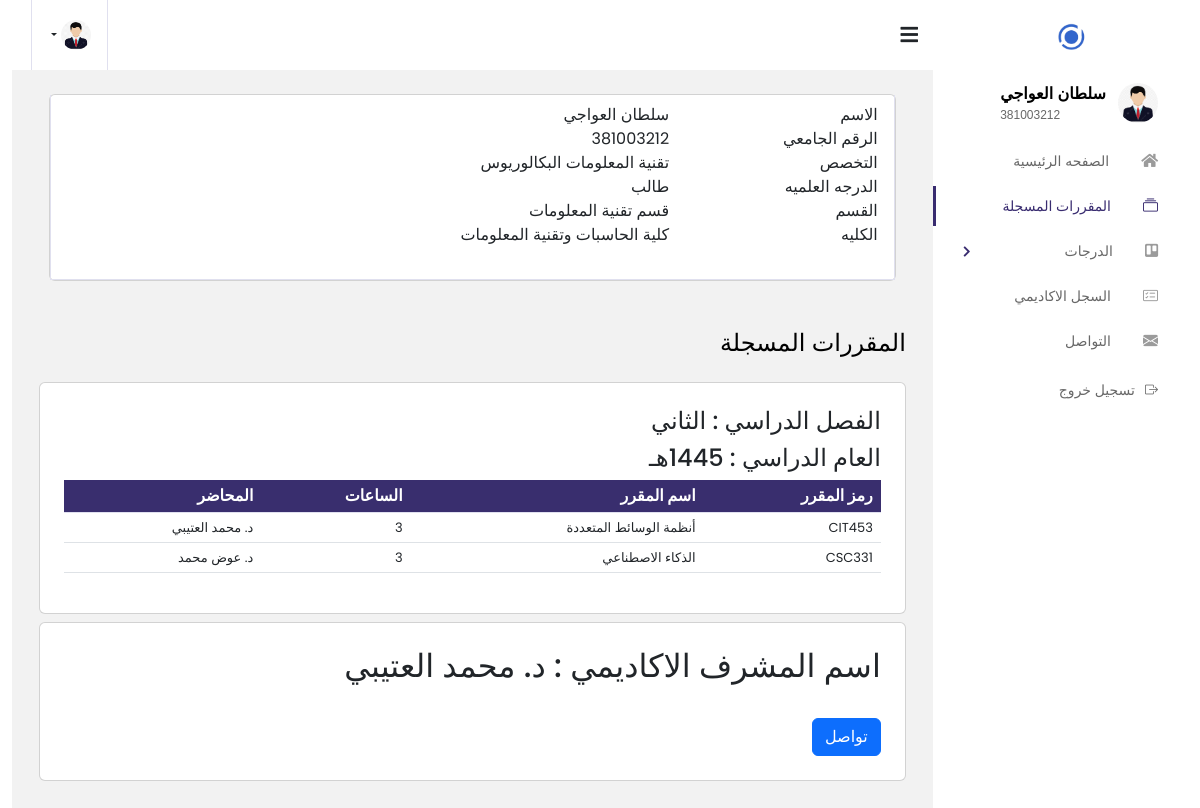
/Actors/student/Current_Semester.php (signed in), run on the app's committed database.
### tables this page shows
CREATE TABLE `programs` (
  `Program_ID` int(6) NOT NULL,
  `Program_Name` varchar(50) NOT NULL
);

CREATE TABLE `departments` (
  `Department_ID` int(4) NOT NULL,
  `Department_Name` varchar(100) NOT NULL
);

CREATE TABLE `colleges` (
  `College_ID` int(2) NOT NULL,
  `College_Name` varchar(100) NOT NULL
);

CREATE TABLE `current_semester` (
  `student_id` int(9) NOT NULL,
  `subject_code` varchar(6) NOT NULL,
  `Faculty_member_ID` int(6) NOT NULL,
  `Semester_Number` int(3) NOT NULL
);

### config/app.php (called while the page is built)
<?php
$config =[
    'app_url' => 'http://127.0.0.1/project/',
    'admin' => 'http://127.0.0.1/project/admin',
    'mail' =>'http://127.0.0.1/project/mail/index2.php',
    'Actors' => 'http://127.0.0.1/project/Actors/'
];
?>

### Actors/student/Current_Semester.php (the view, shortened to what this page needs)
<!DOCTYPE html>
<html lang="en">
<head>
  <link href="https://cdn.jsdelivr.net/npm/bootstrap-icons@1.7.2/font/bootstrap-icons.css" rel="stylesheet">
  <?php
    $navbar_path = "tools/css.php";
for ($i = 0; $i < 9; $i++) {
    $path = str_repeat("../", $i) . $navbar_path;
    if (file_exists($path)) {
      include $path;
        break;
    }
}?>
</head>
<body class="rtl">
  <div class="container-scroller">
<?php
$navbar_path = "Navbar/rtl/nav.php";
for ($i = 0; $i < 9; $i++) {
    $path = str_repeat("../", $i) . $navbar_path;
    if (file_exists($path)) {
        include $path;
        break;
    }
}
?>
      <div class="main-panel">
        <div class="content-wrapper">
          <div class="raw">
<?php
$loading_path = "content/content.php";
for ($i = 0; $i < 9; $i++) {
    $path = str_repeat("../", $i) . $loading_path;
    if (file_exists($path)) {
        include $path;
        break;
    }
}
?>
          </div>
          <br><br>
          <div class="page-header">
            <h3 class="page-title">
المقررات المسجلة
            </h3>
          </div>
          <div class="row">
        <div class="col-xxl-12 col-md-12">
  <div class="card info-card sales-card">
    <div class="card-body">
      <div class="table-responsive">
        <table class="table">
          <thead>
          <?php
$sql = "SELECT a.Account_ID, c.subject_code, c.Semester_Number, s.subject_name, s.credit_hours, CONCAT(a2.First_Name, ' ', a2.Last_Name) AS Faculty_Name
FROM current_semester c
INNER JOIN accounts a ON a.Account_ID = c.student_id
INNER JOIN accounts a2 ON a2.Account_ID = c.Faculty_member_ID
INNER JOIN subjects s ON c.subject_code = s.subject_code
WHERE c.student_id = $_SESSION[Account_ID]
AND c.Semester_Number = (SELECT MAX(Semester_Number) FROM current_semester WHERE student_id = $_SESSION[Account_ID])
ORDER BY c.Semester_Number DESC;";
$result = $conn->query($sql);
if ($result) {
    if ($result->num_rows > 0) {
        $row = $result->fetch_assoc();
        $semester_number = $row["Semester_Number"];
        $last_digit = substr($semester_number, -1);
        $semester_name = "";
        switch ($last_digit) {
            case "2":
                $semester_name = "الثاني";
                break;
        }
        echo '<h4>الفصل الدراسي : <span>'.$semester_name.'</span></h4>';
        $academic_year = substr($semester_number, 0, 2);
        echo '<h4>العام الدراسي : 14'.$academic_year.'هـ</span></h4>';
    } else {
        echo '<div class="alert alert-danger">تنبيه: لا توجد بيانات لعرضها.</div>';
    }
} else {
    echo '<div class="alert alert-danger">تنبيه: فشل في استعلام قاعدة البيانات.</div>';
}
             ?>
            <tr>
              <th scope="col">رمز المقرر</th>
              <th scope="col">اسم المقرر</th>
              <th scope="col">الساعات</th>
              <th scope="col">المحاضر</th>
            </tr>
          </thead>
          <tbody>
          <?php
           if(isset($_SESSION['Account_ID'])) {
                        $sql = "SELECT a.Account_ID, c.subject_code, c.Semester_Number, s.subject_name, s.credit_hours, CONCAT(a2.First_Name, ' ', a2.Last_Name) AS Faculty_Name
                            FROM current_semester c
                            INNER JOIN accounts a ON a.Account_ID = c.student_id
                            INNER JOIN accounts a2 ON a2.Account_ID = c.Faculty_member_ID
                            INNER JOIN subjects s ON c.subject_code = s.subject_code
                            WHERE c.student_id = {$_SESSION['Account_ID']}
                            AND c.Semester_Number = (SELECT MAX(Semester_Number) FROM current_semester WHERE student_id = {$_SESSION['Account_ID']})
                            ORDER BY c.Semester_Number DESC;";
                        $result = $conn->query($sql);
                        if ($result->num_rows > 0) {
                            while ($row = $result->fetch_assoc()) {
                                echo '<tr>';
                                echo '<td>' . $row["subject_code"] . '</td>';
                                echo '<td>' . $row["subject_name"] . '</td>';
                                echo '<td>' . $row["credit_hours"] . '</td>';
                                echo '<td>د. ' . $row["Faculty_Name"] . '</td>';
                                echo '</tr>';
                            }
                        } else {
                            echo '<tr><td colspan="4">لا يوجد بيانات لعرضها</td></tr>';
                        }
                        }
                        ?>
          </tbody>
        </table>
      </div>
    </div>
  </div>
</div>
        <div class="col-xxl-12 col-md-12">
  <div class="card info-card sales-card">
    <div class="card-body">
      <div class="table-responsive">
<?php
  if(isset($_SESSION['Account_ID'])) {
$sql = "SELECT  a.Account_ID, c.subject_code, c.Semester_Number, s.subject_name, s.credit_hours, CONCAT(a2.First_Name, ' ', a2.Last_Name) AS Faculty_Name
FROM current_semester c
INNER JOIN accounts a ON a.Account_ID = c.student_id
INNER JOIN accounts a2 ON a2.Account_ID = c.Faculty_member_ID
INNER JOIN subjects s ON c.subject_code = s.subject_code
WHERE c.student_id = {$_SESSION['Account_ID']}
ORDER BY c.Semester_Number DESC
LIMIT 1;";
  $sql4 = " SELECT * from academic_advisor_for_student WHERE student_id = 421004034 LIMIT 1";
  $result4 = $conn->query($sql4);
  $row4 = $result4->fetch_assoc();
$result = $conn->query($sql);
if ($result->num_rows > 0) {
  while($row = $result->fetch_assoc()) {
    $result_accounts = $conn->query($sql);
    if ($result_accounts->num_rows > 0) {
      while($row_accounts = $result_accounts->fetch_assoc()) {
          echo "<h2>اسم المشرف الاكاديمي : د. " . $row_accounts["Faculty_Name"] . "</h2><br>";
          echo '<a href="'.$config['mail']."?id=".$row4["Academic_Advisor_ID"]."&subject_code="."Advisor".'"><button type="button" class="btn btn-primary">تواصل</button></a>';
      }
  }
     else {
      echo "No account found";
    }
  }
}
}
?>
      </div>
    </div>
  </div>
</div>
          </div>
        </div>
      </div>
    </div>
      </div>
</body>
<link href="https://stackpath.bootstrapcdn.com/bootstrap/5.3.0/css/bootstrap.min.css" rel="stylesheet">
</html>

### tools/css.php (shortened to what this page needs)
<?php
$css_files = [
    "assets/vendors/iconfonts/font-awesome/css/all.min.css",
    "assets/vendors/css/vendor.bundle.base.css",
    "assets/vendors/css/vendor.bundle.addons.css",
    "assets/css/stylee.css",
    "images/favicon.png" ,
    "assets/vendor/bootstrap/css/bootstrap.min.css",
    "assets/vendor/bootstrap-icons/bootstrap-icons.css",
    "assets/vendor/boxicons/css/boxicons.min.css",
    "assets/vendor/quill/quill.snow.css",
    "assets/vendor/quill/quill.bubble.css",
    "assets/vendor/remixicon/remixicon.css",
    "assets/vendor/simple-datatables/style.css"
  ];
  foreach ($css_files as $css_file) {
    for ($i = 0; $i < 9; $i++) {
        $path = str_repeat("../", $i) . $css_file;
        if (file_exists($path)) {
            echo "<link href='$path' rel='stylesheet'>\n";
            break;
        }
    }
  }
?>

### Navbar/rtl/nav.php (shortened to what this page needs)
<?php   include __DIR__ . '../../../config/app.php'; ?>
<?php
echo '
<nav class="navbar col-lg-12 col-12 p-0 fixed-top d-flex flex-row default-layout-navbar">
  <div class="text-center navbar-brand-wrapper d-flex align-items-center justify-content-center">
  <a class="navbar-brand brand-logo" href="' . $config['admin'] . '/index.php">';
  $navbar_path = "assets/img/uu5.png";
  for ($i = 0; $i < 9; $i++) {
    $path = str_repeat("../", $i) . $navbar_path;
    if (file_exists($path)) {
      echo '<img src="' . $path . '" alt="logo"/>';
      break;
    }
  }
  echo '</a>
  <a class="navbar-brand brand-logo-mini" href="' . $config['admin'] . '/index.php">';
  echo '</a>
   </div>
  <div class="navbar-menu-wrapper d-flex align-items-stretch">
    <button class="navbar-toggler navbar-toggler align-self-center" type="button" data-toggle="minimize">
      <span class="fas fa-bars"></span>
    </button>
    <ul class="navbar-nav navbar-nav-right">
      <li class="nav-item nav-profile dropdown">
        <a class="nav-link dropdown-toggle" href="#" data-toggle="dropdown" id="profileDropdown">';
        $navbar_path = "assets/img/profile-img.png";
        for ($i = 0; $i < 11; $i++) {
          $path = str_repeat("../", $i) . $navbar_path;
          if (file_exists($path)) {
            echo '<img src="' . $path . '" alt="logo"/>';
            break;
          }
        }
        echo ' </a>
        <div class="dropdown-menu dropdown-menu-right navbar-dropdown">
          <div class="dropdown-divider"></div>
          <a class="dropdown-item" href="'.$config["app_url"].'logout/logout.php">
            <i class="fas fa-power-off text-primary"></i>
            تسجيل خروج
          </a>
        </div>
      </li>
    </ul>
    <button class="navbar-toggler navbar-toggler-right d-lg-none align-self-center" type="button" data-toggle="offcanvas">
      <span class="fas fa-bars"></span>
    </button>
  </div>
</nav>
<div class="container-fluid page-body-wrapper">
  <nav class="sidebar sidebar-offcanvas" id="sidebar">
    <ul class="nav">
      <li class="nav-item nav-profile">
        <div class="nav-link">
          <div class="profile-image">';
          $navbar_path = "assets/img/profile-img.png";
          for ($i = 0; $i < 11; $i++) {
            $path = str_repeat("../", $i) . $navbar_path;
            if (file_exists($path)) {
              echo '<img src="' . $path . '" alt="logo"/>';
              break;
            }
          }
          echo ' </div>
          <div class="profile-name">';
          if(isset($_SESSION['role'])) {
            echo '<p class="name">' . $_SESSION['Name'] . '</p>';
            echo ' <p id="Account_ID" class="designation">' . $_SESSION['Account_ID'] . '</p>';
          }
          echo '
          </div>
        </div>
      </li>';
if(isset($_SESSION['role']) && $_SESSION['role'] === '1') {
  echo'      <li class="nav-item">
  <a class="nav-link" href="' . $config['Actors'] . 'student">
    <i class="fa fa-home menu-icon"></i>
    <span class="menu-title">
    الصفحه الرئيسية
    </span>
  </a>
</li>
      </li>
      <li class="nav-item">
      <a class="nav-link" href="'.$config['Actors'].'student/Current_Semester.php">
        <i class="fa bi bi-collection menu-icon"></i>
        <span class="menu-title">
        المقررات المسجلة
        </span>
      </a>
    </li>
    <li class="nav-item">
    <a class="nav-link" data-toggle="collapse" href="#page-layouts" aria-expanded="false" aria-controls="page-layouts">
      <i class="fab fa-trello menu-icon"></i>
      <span class="menu-title">
    الدرجات
     </span>
      <i class="menu-arrow"></i>
    </a>
    <div class="collapse" id="page-layouts">
      <ul class="nav flex-column sub-menu">
      <li class="nav-item">
      <a class="nav-link" href="'.$config['Actors'].'student/Prediction.php">
        <i class="fa bi bi-journals menu-icon"></i>
        <span class="menu-title">
        المقررات الحالية
        </span>
      </a>
    </li>
    <li class="nav-item">
    <a class="nav-link" href="'.$config['Actors'].'student/Database_prediction.php">
    <i class="fa bi-file-earmark-bar-graph-fill menu-icon"></i>
    <span class="menu-title">
    التنبؤ بمقرر
    </span>
    </a>
    </li>
    <li class="nav-item">
    <a class="nav-link" href="'.$config['Actors'].'student/graduate_prediction.php">
    <i class="fa bi bi-mortarboard-fill menu-icon"></i>
    <span class="menu-title">
    التنبؤ بالتخرج
    </span>
    </a>
    </li>
      </ul>
    </div>
    </li>
    <li class="nav-item">
    <a class="nav-link" href="'.$config['Actors'].'student/acadmic_record.php">
      <i class="fab bi bi-card-checklist menu-icon"></i>
      <span class="menu-title">
السجل الاكاديمي
      </span>
    </a>
  </li>
  <li class="nav-item">
  <a class="nav-link" href="'.$config['app_url'].'mail">
    <i class="fa bi bi-envelope-fill menu-icon"></i>
    <span class="menu-title">
التواصل
    </span>
  </a>
</li>
     ';
      }
      echo'
      <li class="nav-item">
        <a class="nav-link" href="'.$config['app_url'].'/logout/logout.php">
          <i class="bi bi-box-arrow-right" style="margin-left: 10px;"></i>
          <span class="menu-title">تسجيل خروج</span>
        </a>
      </li>
    </ul>
  </nav>
  <link href="https://cdn.jsdelivr.net/npm/bootstrap-icons@1.8.0/font/bootstrap-icons.css" rel="stylesheet">
';
?>

### content/content.php (shortened to what this page needs)
<?php
  if(isset($_SESSION['role']) && $_SESSION['role'] == '1') {
?>
        <div class="col-xxl-12 col-md-12">
          <div class="card info-card revenue-card">
              <div class="tab-content pt-2">
                <div class="tab-pane fade show active profile-overview" id="profile-overview">
                <?php
$sql4 = "SELECT * FROM students WHERE student_id = '{$_SESSION['Account_ID']}'";
$result4 = $conn->query($sql4);
if ($result4->num_rows > 0) {
    $row4 = $result4->fetch_assoc();
    $sql5 = "SELECT * FROM programs WHERE Program_ID = {$row4['Program_ID']}";
    $result5 = $conn->query($sql5);
    $firstDigit = substr($row4['Program_ID'], 0, 1);
    $startPosition = 1;
    $middleDigits = substr($row4['Program_ID'], $startPosition, 2);
    $sql6 = "SELECT * FROM colleges WHERE College_ID = $firstDigit";
    $result6 = $conn->query($sql6);
    if ($result6->num_rows > 0) {
        $row6 = $result6->fetch_assoc();
        $College_Name= $row6['College_Name'];
    }
    $sql7 = "SELECT * FROM departments WHERE Department_ID = '{$firstDigit}{$middleDigits}'";
    $result7 = $conn->query($sql7);
    if ($result7->num_rows > 0) {
        $row7 = $result7->fetch_assoc();
        $Department_Name= $row7['Department_Name'];
    }
    if ($result5->num_rows > 0) {
        $row5 = $result5->fetch_assoc();
    } else {
        echo "
        <div class='alert alert-danger'>
            <p>تنبيه: لا يوجد بيانات برنامج</p>
        </div>";
        $row5 = array('Program_Name' => 'برنامج غير معروف');
    }
    if (isset($_SESSION['role'])) {
        switch ($_SESSION['role']) {
            case '1':
                $Degree = "طالب";
                $Major = $row5['Program_Name'];
                break;
        }
    }
}
                ?>
                  <div class="row">
                    <div class="col-lg-3 col-md-4 label ">الاسم</div>
                    <div class="col-lg-9 col-md-8"><?php echo $_SESSION['Name'] ?></div>
                  </div>
                  <div class="row">
                    <div class="col-lg-3 col-md-4 label ">الرقم الجامعي</div>
                    <div class="col-lg-9 col-md-8"><?php echo $_SESSION['Account_ID'] ?></div>
                  </div>
                  <div class="row">
                    <div class="col-lg-3 col-md-4 label ">التخصص</div>
                    <div class="col-lg-9 col-md-8"><?php echo $Major ?></div>
                  </div>
                  <div class="row">
                    <div class="col-lg-3 col-md-4 label">الدرجه العلميه</div>
                    <div class="col-lg-9 col-md-8"><?php echo $Degree ?></div>
                  </div>
                  <div class="row">
                    <div class="col-lg-3 col-md-4 label">القسم</div>
                    <div class="col-lg-9 col-md-8"><?php echo $Department_Name ?></div>
                  </div>
                  <div class="row">
                    <div class="col-lg-3 col-md-4 label">الكليه</div>
                    <div class="col-lg-9 col-md-8"><?php echo $College_Name ?></div>
                  </div>
          </div>
        </div>
          </div>
        </div>
        <?php }?>

### data on the page
programs: Program_Name "تقنية المعلومات البكالوريوس"
departments: Department_Name "قسم تقنية المعلومات"
colleges: College_Name "كلية الحاسبات وتقنية المعلومات"
current_semester: Semester_Number "الثاني", Semester_Number "45", subject_code "CIT453", subject_name "أنظمة الوسائط المتعددة", credit_hours "3", Faculty_Name "محمد العتيبي"
current_semester: subject_code "CSC331", subject_name "الذكاء الاصطناعي", credit_hours "3", Faculty_Name "عوض محمد"
